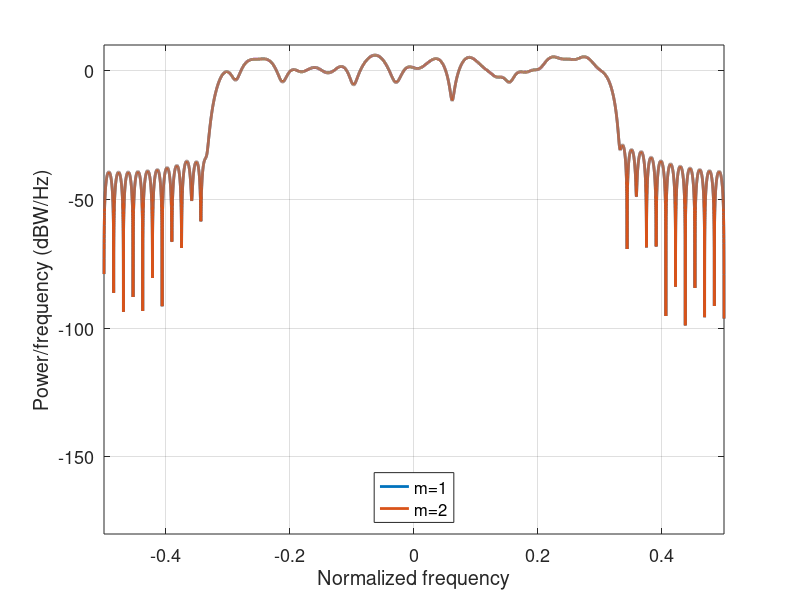

Write the MATLAB code that produced this figure.


load('figures/PSD_64QAM_M16_m1.mat');%, 'psdCos', 'psdOFDM', 'fOFDM', 'fCos') 
x1=fCos;
y1 = psdCos;

load('figures/PSD_64QAM_M16_m2.mat');%, 'psdCos', 'psdOFDM', 'fOFDM', 'fCos') 
x2=fCos;
y2 = psdCos;

% hFig1 = figure('Position', figposition([46 15 30 30]));
figure;
plot(x1,pow2db(y1),'linewidth',2);
hold on
plot(x2,pow2db(y2),'linewidth',2);


hold off
grid on
% xlim([-0.5, 0.5])
axis([-0.5 0.5 -180 10]);
xlabel('Normalized frequency');
% ylabel('PSD (dBW/Hz)')
ylabel('Power/frequency (dBW/Hz)')
l=legend('m=1', 'm=2');
set(gca, 'fontsize',13)
set(l, 'fontsize', 12, 'location', 'south');

% saveas(gcf, 'figures/PSD_64QAM_impactM_m2.png' )
% saveas(gcf, 'figures/PSD_64QAM_impactM_m2.svg' )